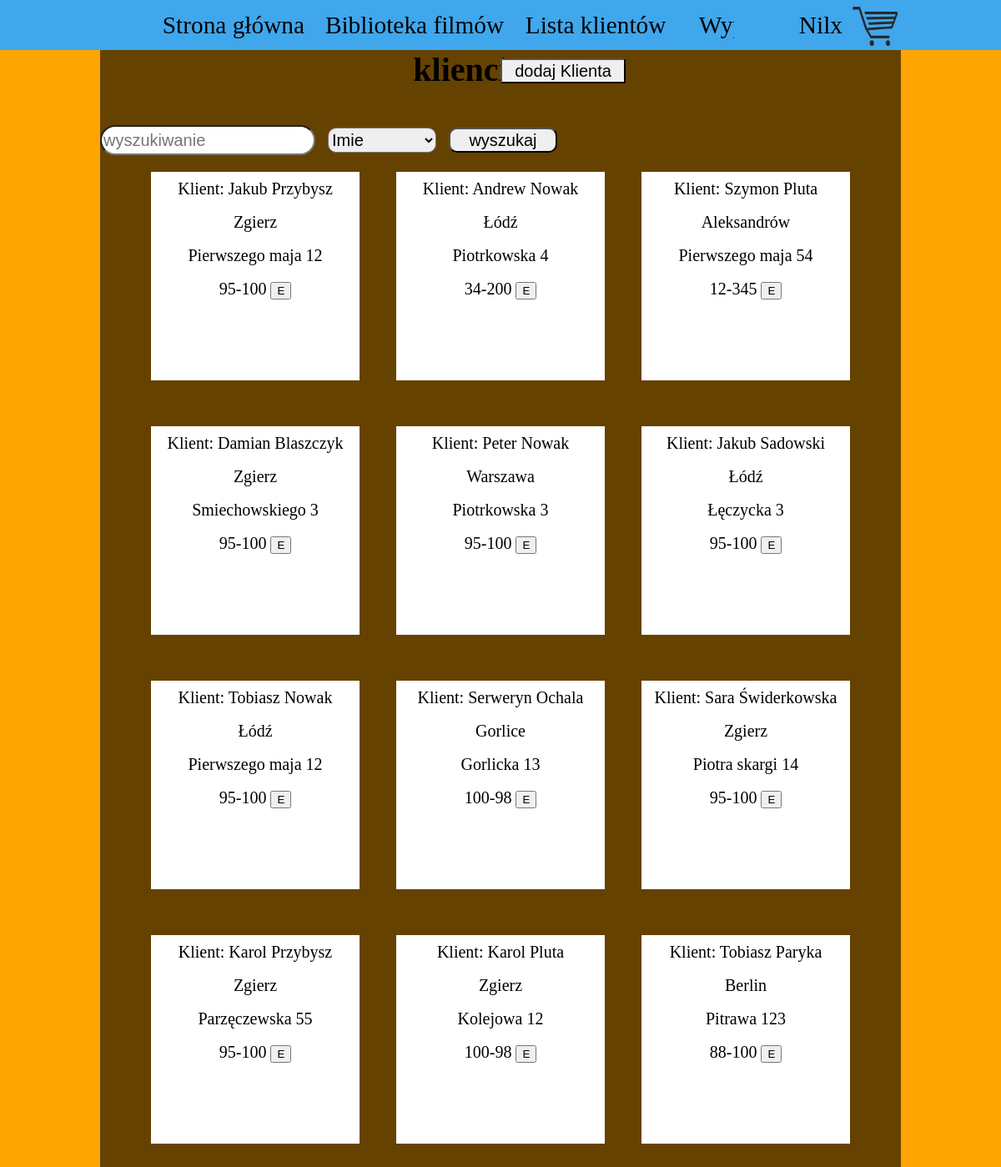
The app's page /klienci.php (signed in) with its own data.
### tables this page shows
CREATE TABLE `klient` (
  `Id_kl` int(11) NOT NULL,
  `imie` int(11) NOT NULL,
  `nazwisko` int(11) NOT NULL,
  `miasto` int(11) NOT NULL,
  `ulica` int(11) NOT NULL,
  `kod_pocztowy` varchar(6) NOT NULL,
  `numer_domu` int(11) NOT NULL
);

CREATE TABLE `imie` (
  `Id_g` int(11) NOT NULL,
  `imiona` varchar(25) NOT NULL
);

CREATE TABLE `nawizska` (
  `Id_n` int(11) NOT NULL,
  `nazwiska` varchar(50) NOT NULL
);

CREATE TABLE `miasta` (
  `Id_m` int(11) NOT NULL,
  `Miasto` varchar(25) NOT NULL
);

CREATE TABLE `ulice` (
  `Id_ul` int(11) NOT NULL,
  `ulice` varchar(40) NOT NULL
);

### classes.php (called while the page is built, shortened)
<?php
class Klient {
    private $date = null;
    private $wyszuk='';
    function __construct($a) {
        $this->date = $a;
    }
    public function getLibrary($f=false) {
        $sql = 'SELECT id_kl, imiona, nazwiska, miasta.miasto, ulice, kod_pocztowy, numer_domu FROM klient INNER JOIN imie ON klient.imie=imie.id_g';
        $sql .= ' INNER JOIN nawizska on klient.nazwisko=nawizska.Id_n INNER JOIN miasta ON klient.miasto=miasta.Id_m INNER JOIN ulice ON klient.ulica=ulice.Id_ul';
        $cr = $this->date->prepare($sql.$this->wyszuk);
        $cr->execute();
        $row=$cr->fetchAll();
       if($f){
           $row1=Array();
           $iter=0;
        foreach($row as $rows){
         $row1['imie'][$iter]=$rows['imiona'];
         $row1['nazwisko'][$iter]=$rows['nazwiska'];
         $row1['miasto'][$iter]=$rows['miasto'];
         $row1['ulica'][$iter]=$rows['ulice'];
         $row1['kod'][$iter]=$rows['kod_pocztowy'];
         $row1['nr'][$iter]=$rows['numer_domu'];
         $row1['id'][$iter]=$rows['id_kl'];
          $iter++;
        }
       }else return $row;
    }
};
?>

### klienci.php (the view, shortened to what this page needs)
<?php
require_once 'classes.php';
$clint=new Klient($date);
    $numb=$clint->getLibrary();
?>
<!doctype HTML>
<html lang="pl">
	<head> <meta charset="UTF-8"/><title>Wypożyczalia filmowa</title>
	<link rel="stylesheet" href="css/main.css">
	<link rel="stylesheet" href="css/second.css">
	</head>
	<body>
		<main>
				<div id="menu"><nav>
			<ul id="meniu">
                <li> <a href="index.php">Strona główna</a> </li>
                <li> <a href="library.php">Biblioteka filmów</a></li>
                <li><a href="klienci.php">Lista klientów</a></li>
                <li><a href="wyplist.php">Wypożyczenia</a></li>
            </ul>
                            <?php
             if(isset( $_SESSION['log']) && $_SESSION['log']==true)
             { $n=$_SESSION['nick'];
                 echo"<div id='allof'>";
                 echo"<div id='woz'><img id='zak' src='grafiki/woz.png'></div>";
                 echo"<div id='nick'><a href='logout.php' class='zalog' >$n</a></div>";
                echo"</div>";
             } else {           echo"<div id='allof'>";
                 echo "<a href='logowanie.php' class='zalog' >zaloguj</a>";
                echo"</div>";
                    }
            ?>
		</nav>
            </div>
			<div id="container">
			<div id="strr">
			<div id="sea"><div id="search"><form method="POST" action="klienci.php"><input id="searchin" typ="text" name="wyszuk" placeholder="wyszukiwanie"/>
                <select class="klasa" name="seleckli">
                    <option value="imie">Imie</option>
                </select>
                <input class="klasa" type="submit" value="wyszukaj">
                </form></div>
                <p id="asw"><b>klienci</b></p><button id="dk" onclick="addclient()">dodaj Klienta</button></div>
			<div class="star">
<?php
$ik=0;
foreach($numb as $numb1){
if($ik%3==0 && $ik!=0)echo '</div> <div class="star">';
$d[0]=$numb1['imiona'];
$d[1]=$numb1['nazwiska'];
$d[2]=$numb1['miasto'];
$d[3]=$numb1['ulice'];
$d[4]=$numb1['kod_pocztowy'];
$d[5]=$numb1['numer_domu'];
$de=$numb1['id_kl'];
$ik++;
echo<<<END
<div class="klient">
Klient: $d[0]
$d[1]<br>
 $d[2]<br>
$d[3]
$d[5]<br>
$d[4]
       <button class='edyklient' onclick='edytujklienta($de)'>E</button>
</div>
END;
}
		?>
                </div></div></div>
		</main>
	</body>
</html>

### css/main.css (style rules this page uses)
#container { width:80%; margin-left:auto; margin-right:auto; overflow: auto; background: rgba(0, 0, 0, 0.6); min-height:1000px; }
#menu { width:100%; height:50px; margin-top:0; position:fixed; text-align: center; vertical-align:top; z-index:3; background-color:#40A7EC; }
.star { margin-left:auto; margin-right:auto; text-align:center; margin-bottom:15px; }
#strr { margin-top:150px; }
#search { font-size:20px; }
.klasa { width:130px; height:30px; font-size:20px; border-radius: 10px; margin-left:10px; }
#searchin { width:250px; height:30px; border-radius:20px; font-size:20px; }
#asw { font-size:30pt; position: absolute; top:-130px; left:45%; transform:translateX(-50%); }
#sea { width:100%; text-align:left; position:relative; margin-top:80px; }
.klient { width:250px; height:250px; background-color:white; margin:20px; display:inline-block; font-size:20px; line-height:2; position:relative; }
#dk { width:150px; height:30px; font-size:20px; border-radius:1px; position: absolute; top:-80px; left:50%; }
#meniu { list-style-type: none; height:60px; margin:0px; padding:0px; background-color:#40A7EC; text-align:center; }
#meniu > li { display: inline-block; margin-right:-4px; height:100%; min-width:200px; line-height: 60px; font-size: 22pt; padding-left: 5px; padding-right: 5px; }
li > a { text-decoration:none; color:black; }

### css/second.css (style rules this page uses)
#nick { height:1; line-height:60px; font-size: 22pt; float:right; margin-right:10px; }
#woz { float:right; }
#allof { position: fixed; right:10%; top:0px; height:60px; min-width:200px; background-color:#40A7EC; }
#zak { width:60px; height:60px; }
.zalog { text-decoration:none; font-size:22pt; line-height:2; color: black; }

### records on screen
klient: imie.imiona "Jakub", nazwisko.nazwiska "Przybysz", miasto.Miasto "Zgierz", ulica.ulice "Pierwszego maja", numer_domu "12", kod_pocztowy "95-100"
klient: imie.imiona "Andrew", nazwisko.nazwiska "Nowak", miasto.Miasto "Łódź", ulica.ulice "Piotrkowska", numer_domu "4", kod_pocztowy "34-200"
klient: imie.imiona "Szymon", nazwisko.nazwiska "Pluta", miasto.Miasto "Aleksandrów", ulica.ulice "Pierwszego maja", numer_domu "54", kod_pocztowy "12-345"
klient: imie.imiona "Damian", nazwisko.nazwiska "Blaszczyk", miasto.Miasto "Zgierz", ulica.ulice "Smiechowskiego", numer_domu "3", kod_pocztowy "95-100"
klient: imie.imiona "Peter", nazwisko.nazwiska "Nowak", miasto.Miasto "Warszawa", ulica.ulice "Piotrkowska", numer_domu "3", kod_pocztowy "95-100"
klient: imie.imiona "Jakub", nazwisko.nazwiska "Sadowski", miasto.Miasto "Łódź", ulica.ulice "Łęczycka", numer_domu "3", kod_pocztowy "95-100"
klient: imie.imiona "Tobiasz", nazwisko.nazwiska "Nowak", miasto.Miasto "Łódź", ulica.ulice "Pierwszego maja", numer_domu "12", kod_pocztowy "95-100"
klient: imie.imiona "Serweryn", nazwisko.nazwiska "Ochala", miasto.Miasto "Gorlice", ulica.ulice "Gorlicka", numer_domu "13", kod_pocztowy "100-98"
klient: imie.imiona "Sara", nazwisko.nazwiska "Świderkowska", miasto.Miasto "Zgierz", ulica.ulice "Piotra skargi", numer_domu "14", kod_pocztowy "95-100"
klient: imie.imiona "Karol", nazwisko.nazwiska "Przybysz", miasto.Miasto "Zgierz", ulica.ulice "Parzęczewska", numer_domu "55", kod_pocztowy "95-100"
klient: imie.imiona "Karol", nazwisko.nazwiska "Pluta", miasto.Miasto "Zgierz", ulica.ulice "Kolejowa", numer_domu "12", kod_pocztowy "100-98"
klient: imie.imiona "Tobiasz", nazwisko.nazwiska "Paryka", miasto.Miasto "Berlin", ulica.ulice "Pitrawa", numer_domu "123", kod_pocztowy "88-100"

### other values on screen
$n "Nilx"
